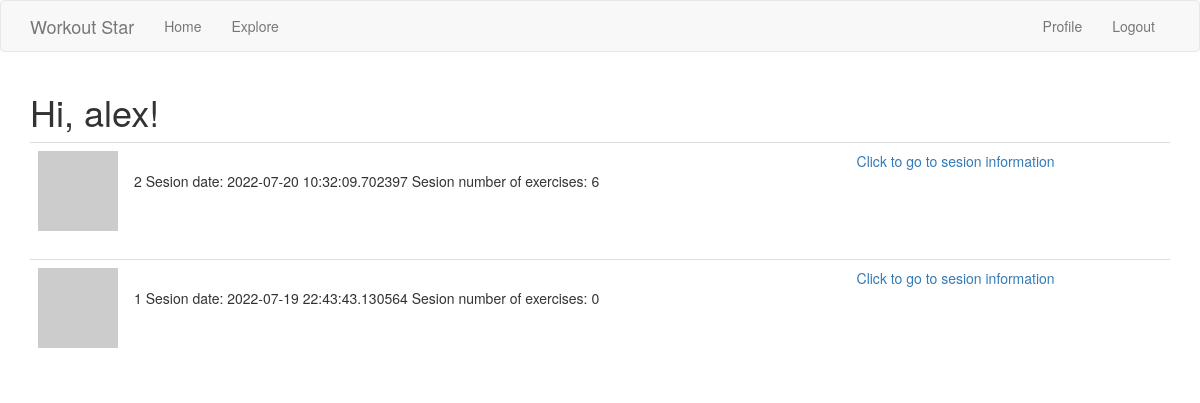
The app's page /explore/sesions (signed in) with its own data.
### app/models.py (models this page shows, shortened)
class User(UserMixin, db.Model):
    id = db.Column(db.Integer, primary_key = True)
    username = db.Column(db.String(64), index = True, unique = True)
    email = db.Column(db.String(128), index = True, unique = True)
    password_hash = db.Column(db.String(128))
    sesions = db.relationship('Sesion', backref='user', lazy='dynamic')
    routines = db.relationship('Routine', backref='user', lazy='dynamic')
    about_me = db.Column(db.String(140))
    last_seen = db.Column(db.DateTime, default=datetime.utcnow)
    def avatar(self, size):
        digest = md5(self.email.lower().encode('utf-8')).hexdigest()
        return 'https://www.gravatar.com/avatar/{}?d=identicon&s={}'.format(digest, size)

class Sesion(db.Model):
    id = db.Column(db.Integer, primary_key = True)
    date = db.Column(db.DateTime, index = True, nullable = True, default = datetime.utcnow)
    due_time = db.Column(db.DateTime, index = True, nullable = True)
    exercises = db.relationship('Exercise', backref='sesion', lazy='dynamic')
    user_id = db.Column(db.Integer, db.ForeignKey('user.id'))
    routine_id = db.Column(db.Integer, db.ForeignKey('routine.id'))

### app/main/routes.py (the view)
@bp.route('/explore/sesions')
@login_required
def explore_sesions():
    page = request.args.get('page', 1, type=int)
    sesions = Sesion.query.order_by(Sesion.date.desc()).all()
    return render_template("all_sesions.html", title='Explore sesions', sesions=sesions)

### app/models.py (called while the page is built)
@login.user_loader
def load_user(id):
    return User.query.get(int(id))

### app/templates/all_sesions.html (shortened to what this page needs)
{% extends "base.html" %}
{% import 'bootstrap/wtf.html' as wtf %}
{% block app_content %}
    <h1>Hi, {{ current_user.username }}!</h1>
    {% for sesion in sesions %}
        {% include '_sesion.html' %}
    {% endfor %}
{% endblock %}

### app/templates/_sesion.html (shortened to what this page needs)
    <table class="table table-hover">
        <tr>
            <td width="70px">
                <a href="{{ url_for('main.user', username=sesion.user.username) }}">
                    <img src="{{ sesion.user.avatar(70) }}" />
                </a>
            </td>
            <td>
                <br>
                <span id="post{{ sesion.id }}">{{ sesion.id }}</span>
                <span>{% if sesion.date %} Sesion date: {{ sesion.date }} {% endif %}</span>
                <span>Sesion number of exercises: {{ sesion.exercises.count() }} </span>
            </td>
            <td>
                <a href="{{ url_for('main.sesion', sesion_id=sesion.id) }}">
                Click to go to sesion information
                </a>
            </td>
        </tr>
    </table>

### records on screen
User: username "alex"
Sesion: id "2", date "2022-07-20 10:32:09.702397", exercises.count "6"
Sesion: id "1", date "2022-07-19 22:43:43.130564", exercises.count "0"
